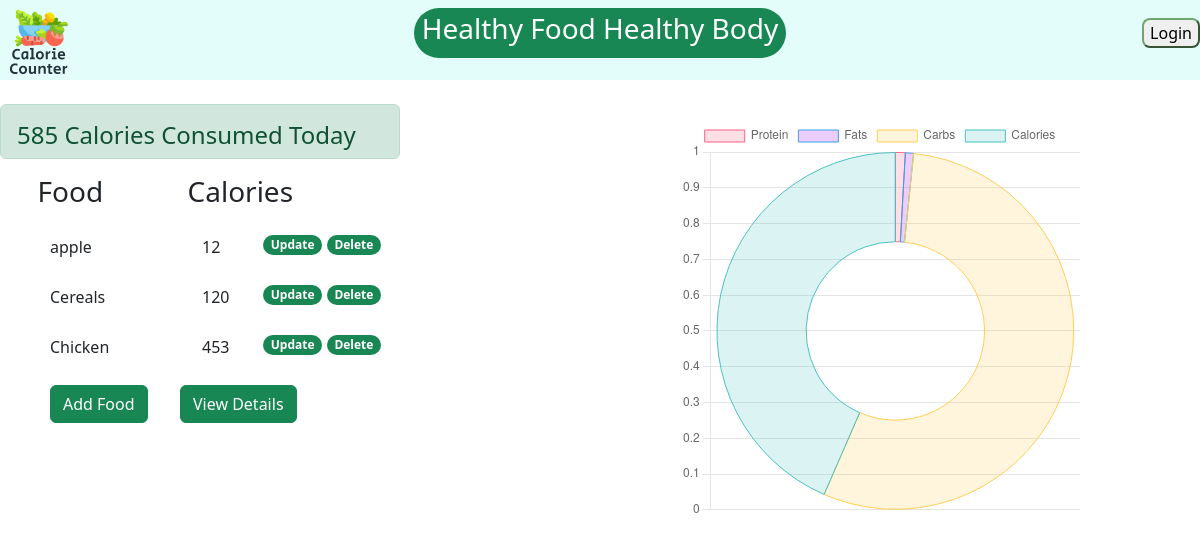
The app's page /, older data.
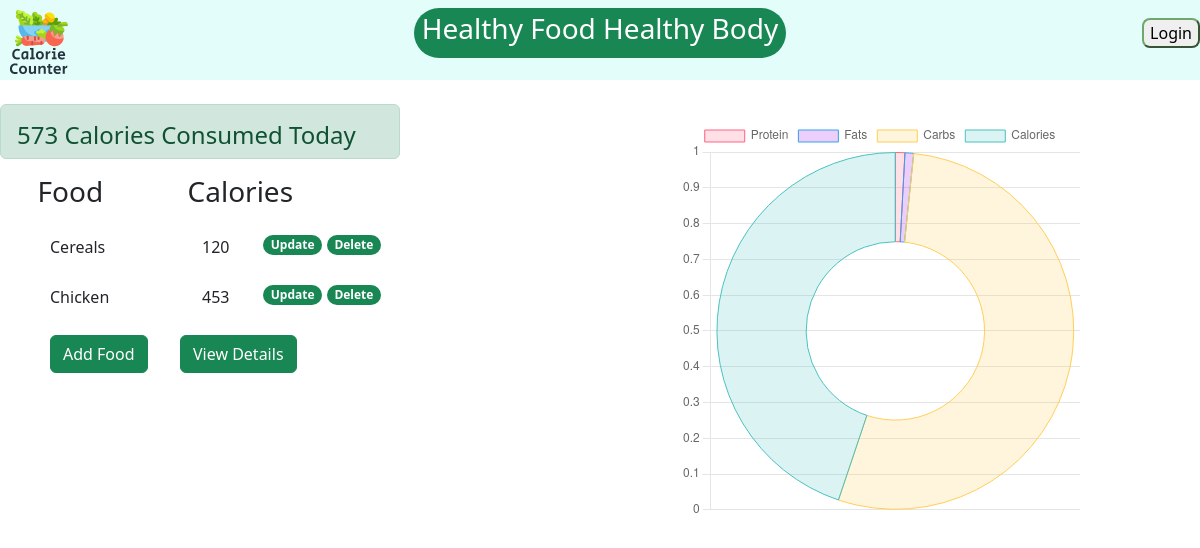
The same page, newer data.
### base/models.py (models this page shows, shortened)
class AddFood(models.Model):
    name_of_food = models.CharField(max_length=150)
    calorie = models.IntegerField()
    protein = models.DecimalField(max_digits=20,decimal_places=4)
    fats = models.DecimalField(max_digits=20,decimal_places=4)
    carbs = models.DecimalField(max_digits=20,decimal_places=4)

### base/views.py (the view)
# urls.py: path("", views.home, name="home"),
def home(request):
    food_details = AddFood.objects.all()
    calories_consumed = []
    protein_consumed = []
    fats_consumed = []
    carbs_consumed = []
    for calories in food_details:
        calories_consumed.append(calories.calorie)   # add calories value in list
        protein_consumed.append(calories.protein)   # add protein value in list
        fats_consumed.append(calories.fats)         # add fats value in list
        carbs_consumed.append(calories.carbs)        # add carbs value in list
    total_calories,total_protein,total_fats,total_carbs = 0,0,0,0
    for c,p,f,b in zip(calories_consumed, protein_consumed,fats_consumed,carbs_consumed):
        total_calories += c
        total_protein += p
        total_fats += f
        total_carbs += b
    context = {
        'food_details': food_details,
        'total_calories': total_calories,
        'total_protein': total_protein,
        'total_fats': total_fats,
        'total_carbs': total_carbs,
    }
    return render(request, 'base/home.html', context)

### base/templates/base/home.html (shortened to what this page needs)
{% extends 'base/navbar.html' %}
{% block content %}
<br />
<div class="alert alert-success" role="alert">
  <h4>{{total_calories}} Calories Consumed Today</h4>
</div>
<div class="row">
  <div class="col-3">
    <h3>Food</h3>
  </div>
  <div class="col-3">
    <h3>Calories</h3>
  </div>
</div>
{% for food in food_details %}
<div class="row-1">
  <div class="cols">
    {{food.name_of_food}}
  </div>
  <div class="cols1">
    {{food.calorie}}
  </div>
  <div class="up">
    <h6><a href="{% url 'update' food.id %}"><span class="badge rounded-pill text-bg-success">Update</span></a> <a href="{% url 'delete' food.id %}"><span class="badge rounded-pill text-bg-success">Delete</span></a>
  </div>
</div>
{% endfor %}
<div class="row-2">
  <a href="{% url 'add' %}"><button type="submit" class="btn btn-success">Add Food </button></a>
</div>
<div class="details">
  <a href="{% url 'details' %}"><button type="submit" class="btn btn-success">View Details</button></a>
</div>
<div class="row-end">
  <div class="chart-container">
    <canvas id="myChart" width="400" heigth="400"></canvas>
  </div>
  <script>
      const ctx = document.getElementById('myChart').getContext('2d');
      const myChart = new Chart(ctx,
      {
          type: 'doughnut',  // bar, pie, line
          data: {
              labels: ['Protein', 'Fats', 'Carbs', 'Calories'],       //for name
              datasets: [{
                  label: 'Composition Of Nutrients',
                  data: ['{{total_protein}}','{{total_fats}}','{{total_carbs}}','{{total_calories}}'], //passing django variable to javascript array
                  backgroundColor: [
                      'rgba(255, 99, 132, 0.2)',
                      'rgba(154, 12, 235, 0.2)',
                      'rgba(255, 206, 86, 0.2)',
                      'rgba(75, 192, 192, 0.2)',
                      'rgba(153, 102, 255, 0.2)',
                      'rgba(255, 159, 64, 0.2)'
                  ],
                  borderColor: [
                      'rgba(255, 99, 132, 1)',
                      'rgba(54, 162, 235, 1)',
                      'rgba(255, 206, 86, 1)',
                      'rgba(75, 192, 192, 1)',
                      'rgba(153, 102, 255, 1)',
                      'rgba(255, 159, 64, 1)'
                  ],
                  borderWidth: 1
              }]
          },
          options: {
              responsive: false,
              maintainAspectRatio: false,
              scales: {
                  y: {
                      beginAtZero: true
                  }
              }
          }
      });
  </script>
</div>
{% endblock content %}

Row changes from the older to the newer data that the page shows:
removed AddFood: name_of_food "apple", calorie "12"
Text that changed along with them:
{{ total_calories }}: "585" → "573"
chart data {{ total_protein }}: 12.0000 → 11.0000
chart data {{ total_carbs }}: 739.0000 → 684.0000
chart data {{ total_calories }}: 585 → 573
